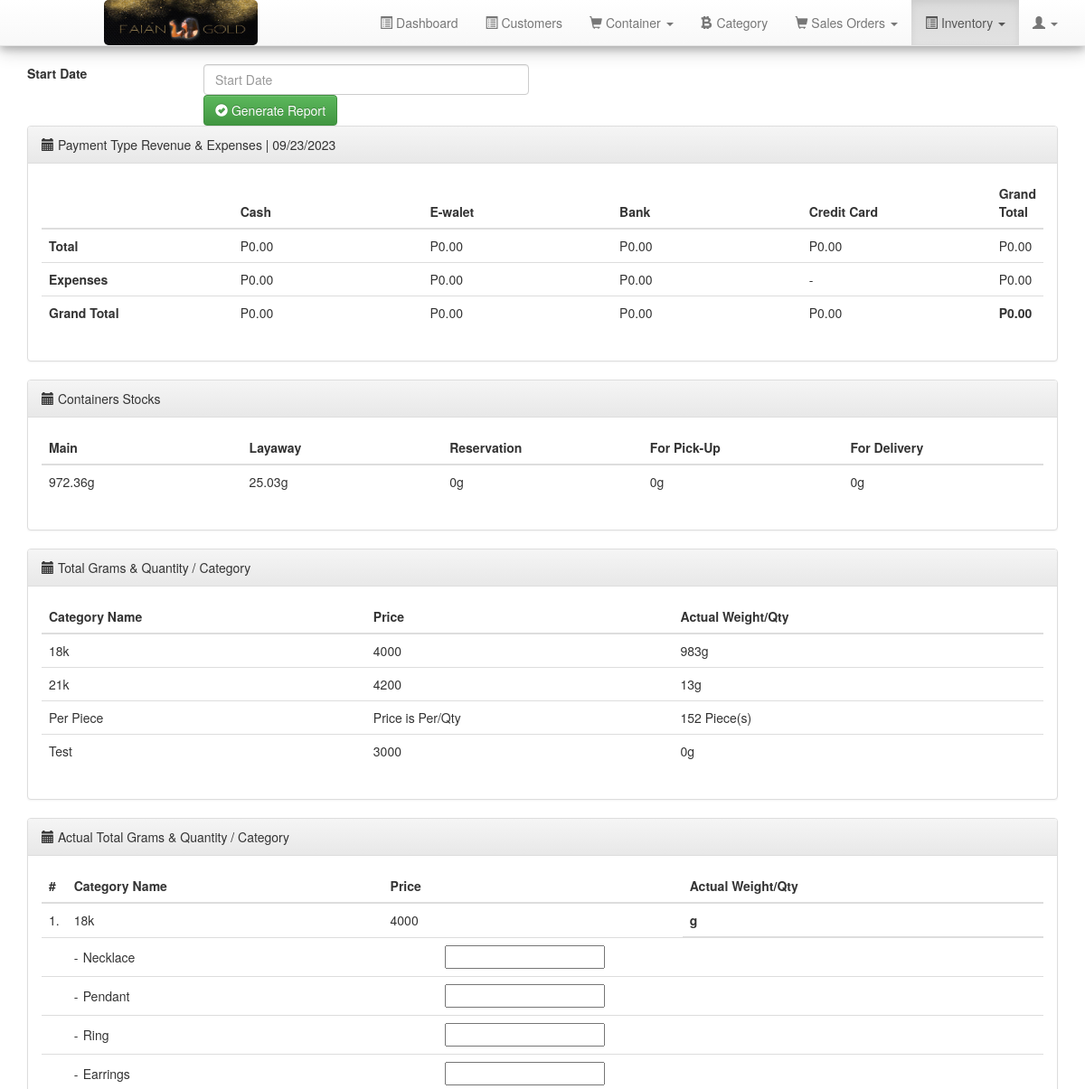
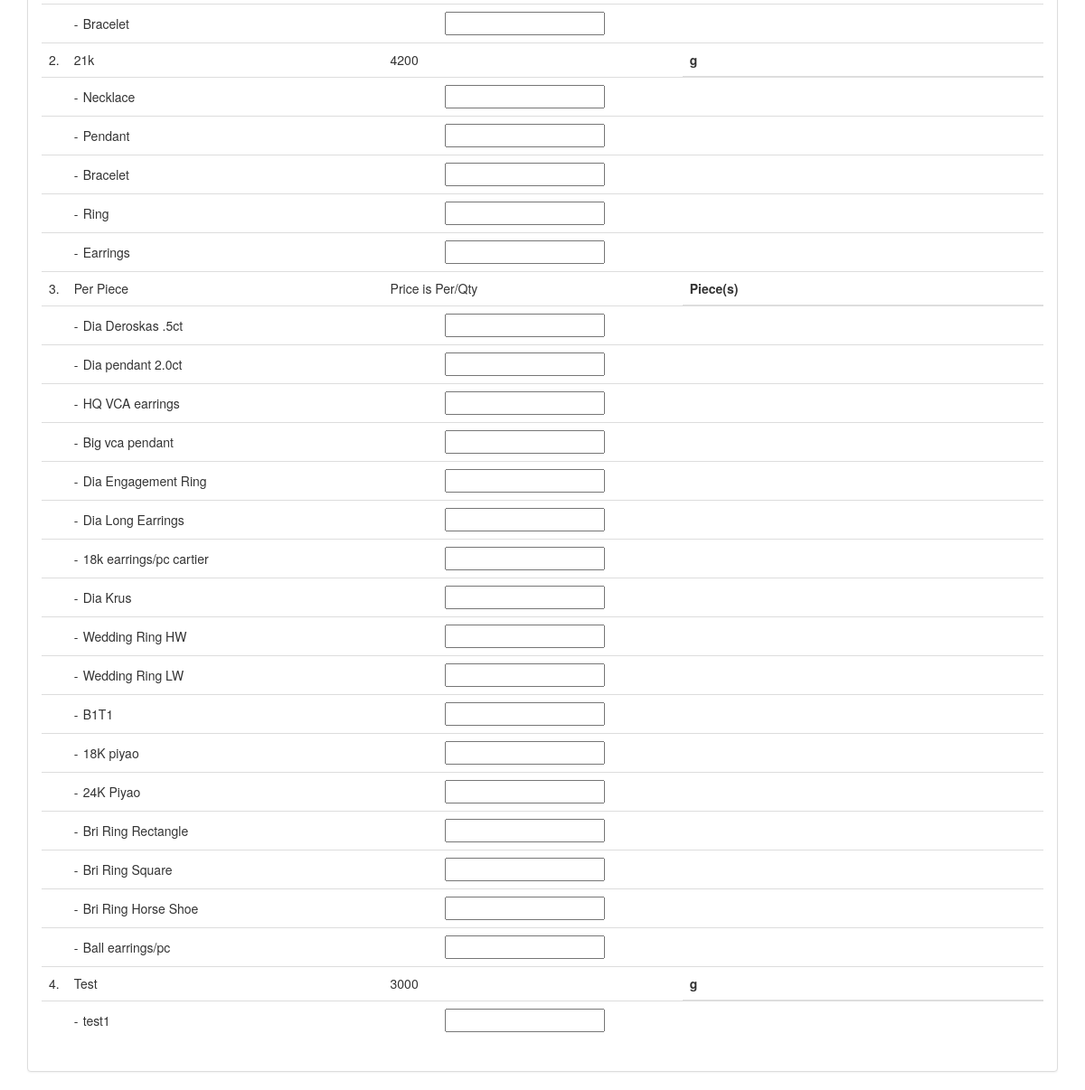
Page /reportInventory.php (signed in) on the committed database (2 pictures, top to bottom).
### tables this page shows
CREATE TABLE `brands` (
  `brand_id` int(11) NOT NULL,
  `brand_name` varchar(255) NOT NULL,
  `brand_active` int(11) NOT NULL DEFAULT '0',
  `brand_status` int(11) NOT NULL DEFAULT '0',
  `price` varchar(50) NOT NULL,
  `actual_weight` varchar(50) NOT NULL,
  `brand_type` int(20) NOT NULL
);

CREATE TABLE `categories` (
  `categories_id` int(11) NOT NULL,
  `categories_name` varchar(255) NOT NULL,
  `categories_active` int(11) NOT NULL DEFAULT '0',
  `categories_status` int(11) NOT NULL DEFAULT '0',
  `brand_id` int(50) NOT NULL
);

### php_action/core.php (called while the page is built, shortened)
<?php
$curDate = date("m/d/Y");
?>

### reportInventory.php (the view, shortened to what this page needs)
<?php require_once 'includes/header.php';?>
<?php
$sqlExpensesC = "SELECT sum(amount) from expenses where date = '$curDate' and payment_type = 1 and status = 1";
$resultExpensesC = $connect->query($sqlExpensesC);
while($rowExpensesC = $resultExpensesC->fetch_row()) {
	list($cashExpenseToday) = $rowExpensesC;
	if($cashExpenseToday == ''){$cashExpenseToday=0;}
 }
$sqlCash1 = "SELECT sum(paid) from payment_details where paid_date = '$curDate' and type='1'";
$resultCash1 = $connect->query($sqlCash1);
while($rowCash1 = $resultCash1->fetch_row()) {
	list($paid1) = $rowCash1;
 }
 $sqlCash2 = "SELECT sum(cash) from orders where order_date = '$curDate' and cash ";
 $resultCash2 = $connect->query($sqlCash2);
 while($rowCash2 = $resultCash2->fetch_row()) {
	 list($paid2) = $rowCash2;
  }
 $cashToday=$paid1+$paid2;
 $cashGT = $cashToday - $cashExpenseToday;
$sqlExpensesGC = "SELECT sum(amount) from expenses where date = '$curDate' and payment_type = 2 and status = 1";
$resultExpensesGC = $connect->query($sqlExpensesGC);
while($rowExpensesGC = $resultExpensesGC->fetch_row()) {
	list($gcashExpenseToday) = $rowExpensesGC;
	if($gcashExpenseToday == ''){$gcashExpenseToday=0;}
 }
$sqlgCash1 = "SELECT sum(paid) from payment_details where paid_date = '$curDate' and type='2'";
$resultgCash1 = $connect->query($sqlgCash1);
while($rowgCash1 = $resultgCash1->fetch_row()) {
	list($gpaid1) = $rowgCash1;
 }
 $sqlgCash2 = "SELECT sum(gcash) from orders where order_date = '$curDate' and gcash";
 $resultgCash2 = $connect->query($sqlgCash2);
 while($rowgCash2 = $resultgCash2->fetch_row()) {
	 list($gpaid2) = $rowgCash2;
  }
 $eWalletToday=$gpaid1+$gpaid2;
 $gcashGT = $eWalletToday - $gcashExpenseToday;
$sqlExpensesB = "SELECT sum(amount) from expenses where date = '$curDate' and payment_type = 3 and status = 1";
$resultExpensesB = $connect->query($sqlExpensesB);
while($rowExpensesB = $resultExpensesB->fetch_row()) {
	list($bankExpenseToday) = $rowExpensesB;
	if($bankExpenseToday == ''){$bankExpenseToday=0;}
 }
$sqlBank1 = "SELECT sum(paid) from payment_details where paid_date = '$curDate' and type='3'";
$resultBank1 = $connect->query($sqlBank1);
while($rowBank1 = $resultBank1->fetch_row()) {
	list($bpaid1) = $rowBank1;
 }
 $sqlBank2 = "SELECT sum(bank) from orders where order_date = '$curDate' and bank";
 $resultBank2 = $connect->query($sqlBank2);
 while($rowBank2 = $resultBank2->fetch_row()) {
	 list($bpaid2) = $rowBank2;
  }
 $bankToday=$bpaid1+$bpaid2;
 $bankGT = $bankToday - $bankExpenseToday;
$sqlCc1 = "SELECT sum(paid) from payment_details where paid_date = '$curDate' and type='4'";
$resultCc1 = $connect->query($sqlCc1);
while($rowCc1 = $resultCc1->fetch_row()) {
	list($ccpaid1) = $rowCc1;
 }
 $sqlCc2 = "SELECT sum(credit_card) from orders where order_date = '$curDate' and credit_card";
 $resultCc2 = $connect->query($sqlCc2);
 while($rowCc2 = $resultCc2->fetch_row()) {
	 list($ccpaid2) = $rowCc2;
  }
 $ccToday=$ccpaid1+$ccpaid2;
$sqlPay = "SELECT sum(paid) from payment_details where paid_date = '$curDate'";
$resultPay = $connect->query($sqlPay);
while($rowPay = $resultPay->fetch_row()) {
	list($paymentToday) = $rowPay;
 }
$sqlPayOrd = "SELECT sum(grand_total) from orders where order_date = '$curDate'";
$resultPayOrd = $connect->query($sqlPayOrd);
while($rowPayOrd = $resultPayOrd->fetch_row()) {
	list($paymentTodayOrd) = $rowPayOrd;
}
$sqlGrams = "SELECT sum(actual_weight) from brands where brand_type = 1";
$resultGrams = $connect->query($sqlGrams);
while($rowGrams = $resultGrams->fetch_row()) {
	list($totalGrams) = $rowGrams;
}
$sqlLRS = "SELECT sum(loi.quantity) from layaway_order_item loi inner join layaway_orders lo on loi.order_id = lo.order_id where lo.order_type = 1 and payment_status !=4";
$resultLRS = $connect->query($sqlLRS);
while($rowLRS = $resultLRS->fetch_row()) {
	list($layawayRS) = $rowLRS;
	$layawayRS+=0;
 }
 $sqlRRS = "SELECT sum(loi.quantity) from layaway_order_item loi inner join layaway_orders lo on loi.order_id = lo.order_id where lo.order_type = 2 and payment_status !=4";
 $resultRRS = $connect->query($sqlRRS);
 while($rowRRS = $resultRRS->fetch_row()) {
	 list($reservationRS) = $rowRRS;
	 $reservationRS+=0;
  }
$sqlPRS = "SELECT sum(loi.quantity) from layaway_order_item loi inner join layaway_orders lo on loi.order_id = lo.order_id where lo.order_type = 3 and payment_status !=4";
$resultPRS = $connect->query($sqlPRS);
while($rowPRS = $resultPRS->fetch_row()) {
	list($pickupRS) = $rowPRS;
	$pickupRS+=0;
}
$sqlDRS = "SELECT sum(loi.quantity) from layaway_order_item loi inner join layaway_orders lo on loi.order_id = lo.order_id where lo.order_type = 4 and payment_status !=4";
$resultDRS = $connect->query($sqlDRS);
while($rowDRS = $resultDRS->fetch_row()) {
	list($deliveryRS) = $rowDRS;
	$deliveryRS+=0;
}
$sqlExpenses = "SELECT sum(amount) from expenses where date = '$curDate' and status = 1";
$resultExpenses = $connect->query($sqlExpenses);
while($rowExpenses = $resultExpenses->fetch_row()) {
	list($expensesToday) = $rowExpenses;
	if($expensesToday == ''){$expensesToday=0;}
 }
$mainRS=$totalGrams - ($layawayRS+$reservationRS+$pickupRS+$deliveryRS);
$totalRevenueNoExpense = $paymentToday + $paymentTodayOrd;
$totalRevenue = ($paymentToday + $paymentTodayOrd)-$expensesToday;
?>
    <link rel="stylesheet" href="assests/plugins/fullcalendar/fullcalendar.min.css">
    <link rel="stylesheet" href="assests/plugins/fullcalendar/fullcalendar.print.css" media="print">
<div class="row">
	<?php  if(isset($_SESSION['userId']) && $_SESSION['userId']==1) {?>
		<div class="form-group">
			<label for="startDate" class="col-sm-2 control-label">Start Date</label>
			<div class="col-sm-4">
				<input type="text" class="form-control" id="startDate" name="startDate" placeholder="Start Date" />
				<button type="submit" class="btn btn-success" id="generateReportBtn"> <i class="glyphicon glyphicon-ok-sign"></i> Generate Report</button>
			</div>
		</div>
	<div class="col-md-12">
		<div class="panel panel-default">
			<div class="panel-heading"> <i class="glyphicon glyphicon-calendar"></i> Payment Type Revenue & Expenses | <?php echo $curDate; ?>
			</div>
			<div class="panel-body">
				<table class="table" id="revenueTable">
			  	<thead>
			  		<tr>
			  			<th style="width:20%;"></th>
			  			<th style="width:20%;">Cash</th>
			  			<th style="width:20%;">E-walet</th>
			  			<th style="width:20%;">Bank</th>
			  			<th style="width:20%;">Credit Card</th>
			  			<th style="width:20%;">Grand Total</th>
			  		</tr>
			  	</thead>
			  	<tbody>
						<tr>
							<th>Total</th>
							<td><?php echo 'P'.number_format($cashToday,2).'';?> </td>
							<td><?php echo 'P'.number_format($eWalletToday,2).'';?></td>
							<td><?php echo 'P'.number_format($bankToday,2).'';?></td>
							<td><?php echo 'P'.number_format($ccToday,2).'';?></td>
							<td><?php echo 'P'.number_format($totalRevenueNoExpense,2).'';?></td>
						</tr>
						<tr>
							<th>Expenses</th>
							<td><?php echo 'P'.number_format($cashExpenseToday,2).'';?> </td>
							<td><?php echo 'P'.number_format($gcashExpenseToday,2).'';?></td>
							<td><?php echo 'P'.number_format($bankExpenseToday,2).'';?></td>
							<td>-</td>
							<td><?php echo 'P'.number_format($expensesToday,2).'';?></td>
						</tr>
						<tr>
							<th>Grand Total</th>
							<td><?php echo 'P'.number_format($cashGT,2).'';?> </td>
							<td><?php echo 'P'.number_format($gcashGT,2).'';?></td>
							<td><?php echo 'P'.number_format($bankGT,2).'';?></td>
							<td><?php echo 'P'.number_format($ccToday,2).'';?></td>
							<th><?php echo 'P'.number_format($totalRevenue,2).'';?></th>
						</tr>
				</tbody>
				</table>
			</div>
		</div>
		<div class="panel panel-default">
			<div class="panel-heading"> <i class="glyphicon glyphicon-calendar"></i> Containers Stocks</div>
			<div class="panel-body">
				<table class="table" id="productTable">
			  	<thead>
			  		<tr>
			  			<th style="width:20%;">Main</th>
			  			<th style="width:20%;">Layaway</th>
			  			<th style="width:20%;">Reservation</th>
			  			<th style="width:20%;">For Pick-Up</th>
			  			<th style="width:20%;">For Delivery</th>
			  		</tr>
			  	</thead>
			  	<tbody>
						<tr>
							<td><?php echo ''.$mainRS.'g';?> </td>
							<td><?php echo ''.$layawayRS.'g';?> </td>
							<td><?php echo ''.$reservationRS.'g';?></td>
							<td><?php echo ''.$pickupRS.'g';?></td>
							<td><?php echo ''.$deliveryRS.'g';?></td>
						</tr>
				</tbody>
				</table>
			</div>
		</div>
			<div class="panel panel-default">
				<div class="panel-heading"> <i class="glyphicon glyphicon-calendar"></i> Total Grams & Quantity / Category</div>
				<div class="panel-body">
				<table class="table">
					<thead>
						<tr>
							<th>Category Name</th>
							<th>Price</th>
							<th>Actual Weight/Qty</th>
						</tr>
						<?php
							$sqltotalGQs = "SELECT brand_name, price, actual_weight, brand_type FROM brands WHERE brand_status = 1";
							$resulttotalGQ = $connect->query($sqltotalGQs);
							while($rowtotalGQ = $resulttotalGQ->fetch_row()) {
								list($brand_name, $price, $actual_weight, $brand_type) = $rowtotalGQ;
								$actual_weight = intval($actual_weight)+0;
								if($brand_type == 2){
									$price = "Price is Per/Qty";
									$sku = " Piece(s)";
								} else {
									$sku = "g";
								}
								echo"<tr>
									<td>$brand_name </td>
									<td>$price</td>
									<td>$actual_weight$sku</td>
								</tr>";
							}
						?>
					</thead>
				</table>
			</div>
		</div>
			<div class="panel panel-default">
				<div class="panel-heading"> <i class="glyphicon glyphicon-calendar"></i> Actual Total Grams & Quantity / Category
			</div>
				<div class="panel-body">
  				<form class="form-horizontal" method="POST" action="#" id="submitInventoryForm">
				<table class="table">
					<thead>
						<tr>
							<th width="10px">#</th>
							<th>Category Name</th>
							<th>Price</th>
							<th>Actual Weight/Qty</th>
						</tr>
						<?php
							$n=1;
							$sqltotalGQss = "SELECT brand_id,brand_name, price, actual_weight, brand_type FROM brands WHERE brand_status = 1";
							$resulttotalGQss = $connect->query($sqltotalGQss);
							while($rowtotalGQss = $resulttotalGQss->fetch_row()) {
								list($brand_id, $brand_names, $prices, $actual_weights, $brand_types) = $rowtotalGQss;
								$actual_weights = intval($actual_weights)+0;
								if($brand_types == 2){
									$prices = "Price is Per/Qty";
									$sku = " Piece(s)";
								} else {
									$sku = "g";
								}
								$sqltotalQty = "SELECT sum(qty) FROM inventory WHERE brand_id=$brand_id and date='$curDate'";
								$resulttotalQty = $connect->query($sqltotalQty);
								while($rowtotalQty = $resulttotalQty->fetch_row()) {
									list($brandQty) = $rowtotalQty;
								}
								echo"<tr>
									<td>$n.</td>
									<td>$brand_names </td>
									<td>$prices</td>
									<th>$brandQty$sku</th>
									</tr>";
									$sqlSubCat = "SELECT c.categories_id,c.categories_name, i.qty FROM categories c inner join inventory i on c.categories_id = i.categories_id WHERE c.brand_id = $brand_id and c.categories_status = 1 and i.date = '$curDate'";
									$resultSubCat = $connect->query($sqlSubCat);
									if($resultSubCat->num_rows > 0) {
										while($rowSubCat = $resultSubCat->fetch_row()) {
											list($categoriesId,$categoriesName,$qty) = $rowSubCat;
										echo"<tr><td></td><td colspan='3'>
											<table width='100%'>
												<tr>
													<td width='10px'>-</td>
													<td width='150px'>$categoriesName</td>
													<td width='550px'>
														<input type='hidden' value='$categoriesId' name='subCategoryId[]'/>
														<input type='hidden' value='$brand_id' name='brandId[]'/>
														<input type='hidden' value='$categoriesName' name='subCategoryName[]'/>
													</td>
													<td>$qty</td>
												</tr>
											</table>
										</td></tr>";
										}
									} else {
										$sqlSubCat2 = "SELECT c.categories_id,c.categories_name FROM categories c WHERE c.brand_id = $brand_id and c.categories_status = 1";
										$resultSubCat2 = $connect->query($sqlSubCat2);
										while($rowSubCat2 = $resultSubCat2->fetch_row()) {
											list($categoriesId,$categoriesName) = $rowSubCat2;
										echo"<tr><td></td><td colspan='3'>
											<table width='100%'>
												<tr>
													<td width='10px'>-</td>
													<td width='150px'>$categoriesName</td>
													<td width='250px'>
														<input type='hidden' value='$categoriesId' name='subCategoryId[]'/>
														<input type='hidden' value='$brand_id' name='brandId[]'/>
														<input type='hidden' value='$categoriesName' name='subCategoryName[]'/>
													</td>
													<td><input type='number' name='subCategoryQty[]'/></td>
												</tr>
											</table>
										</td></tr>";
									}
									}
								$n++;
							}
						?>
					</thead>
				</table>
				</div>
			</div>
	</div>
	<?php  } ?>
</div>
<?php
require_once 'includes/footer.php'; ?>

### rows in the picture
brands: brand_name "18k", price "4000", actual_weight "983", brand_type "g"
brands: brand_name "21k", price "4200", actual_weight "13", brand_type "g"
brands: brand_name "Per Piece", brand_type "Price is Per/Qty", actual_weight "152", brand_type "Piece(s)"
brands: brand_name "Test", price "3000", actual_weight "0", brand_type "g"
categories: categories_name "Necklace"
categories: categories_name "Pendant"
categories: categories_name "Ring"
categories: categories_name "Earrings"
categories: categories_name "Bracelet"
categories: categories_name "Necklace"
categories: categories_name "Pendant"
categories: categories_name "Bracelet"
categories: categories_name "Ring"
categories: categories_name "Earrings"
categories: categories_name "Dia Deroskas .5ct"
categories: categories_name "Dia pendant 2.0ct"
categories: categories_name "HQ VCA earrings"
categories: categories_name "Big vca pendant"
categories: categories_name "Dia Engagement Ring"
categories: categories_name "Dia Long Earrings"
categories: categories_name "18k earrings/pc cartier"
categories: categories_name "Dia Krus"
categories: categories_name "Wedding Ring HW"
categories: categories_name "Wedding Ring LW"
categories: categories_name "B1T1"
categories: categories_name "18K piyao"
categories: categories_name "24K Piyao"
categories: categories_name "Bri Ring Rectangle"
categories: categories_name "Bri Ring Square"
categories: categories_name "Bri Ring Horse Shoe"
categories: categories_name "Ball earrings/pc"
categories: categories_name "test1"

### other values in the picture
$curDate "09/23/2023"
$cashToday "0.00"
$eWalletToday "0.00"
$bankToday "0.00"
$ccToday "0.00"
$totalRevenueNoExpense "0.00"
$cashExpenseToday "0.00"
$gcashExpenseToday "0.00"
$bankExpenseToday "0.00"
$expensesToday "0.00"
$cashGT "0.00"
$gcashGT "0.00"
$bankGT "0.00"
$totalRevenue "0.00"
$mainRS "972.36"
